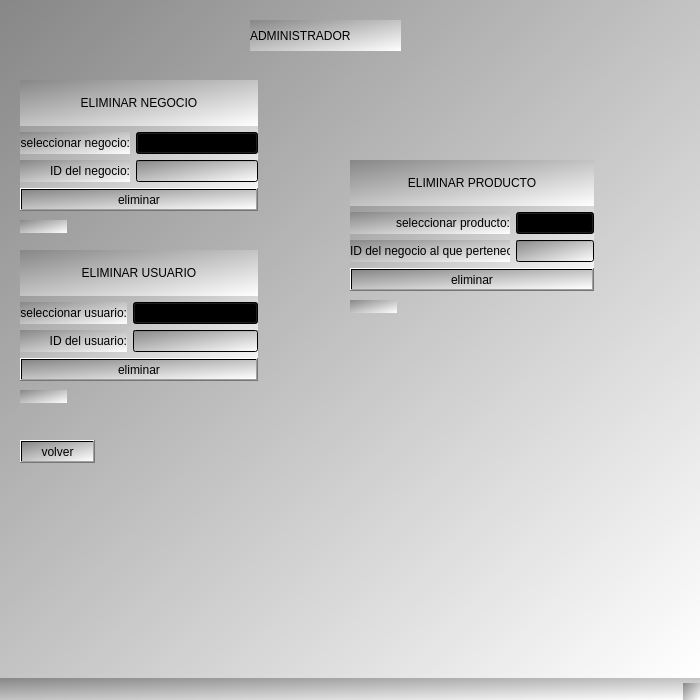
<?xml version="1.0" encoding="UTF-8"?>
<ui version="4.0">
 <class>MainWindow</class>
 <widget class="QMainWindow" name="MainWindow">
  <property name="geometry">
   <rect>
    <x>0</x>
    <y>0</y>
    <width>700</width>
    <height>700</height>
   </rect>
  </property>
  <property name="minimumSize">
   <size>
    <width>700</width>
    <height>700</height>
   </size>
  </property>
  <property name="maximumSize">
   <size>
    <width>700</width>
    <height>500</height>
   </size>
  </property>
  <property name="windowTitle">
   <string>MainWindow</string>
  </property>
  <property name="styleSheet">
   <string notr="true">
background-color: qlineargradient(spread:pad, x1:0, y1:0, x2:1, y2:1, stop:0 rgba(135, 135, 135, 255), stop:1 rgba(255, 255, 255, 255));</string>
  </property>
  <widget class="QWidget" name="centralwidget">
   <widget class="QLabel" name="label">
    <property name="geometry">
     <rect>
      <x>250</x>
      <y>20</y>
      <width>151</width>
      <height>31</height>
     </rect>
    </property>
    <property name="styleSheet">
     <string notr="true">font: 75 14pt &quot;MS Shell Dlg 2&quot;;</string>
    </property>
    <property name="text">
     <string>ADMINISTRADOR</string>
    </property>
   </widget>
   <widget class="QWidget" name="layoutWidget">
    <property name="geometry">
     <rect>
      <x>20</x>
      <y>250</y>
      <width>238</width>
      <height>131</height>
     </rect>
    </property>
    <layout class="QGridLayout" name="gridLayoutU">
     <item row="2" column="0">
      <widget class="QLabel" name="idusuario">
       <property name="styleSheet">
        <string notr="true">Qwidget#label3widget{
font: 9pt &quot;MS Shell Dlg 2&quot;;
font: 9pt &quot;MS Shell Dlg 2&quot;;}
</string>
       </property>
       <property name="text">
        <string>&lt;html&gt;&lt;head/&gt;&lt;body&gt;&lt;p align=&quot;right&quot;&gt;ID del usuario:&lt;/p&gt;&lt;/body&gt;&lt;/html&gt;</string>
       </property>
      </widget>
     </item>
     <item row="3" column="0" colspan="2">
      <widget class="QPushButton" name="eliminarU">
       <property name="text">
        <string>eliminar</string>
       </property>
      </widget>
     </item>
     <item row="1" column="1">
      <widget class="QComboBox" name="comboBoxU">
       <item>
        <property name="text">
         <string>rol usuario</string>
        </property>
       </item>
       <item>
        <property name="text">
         <string>rol usuario</string>
        </property>
       </item>
       <item>
        <property name="text">
         <string>rol usuario</string>
        </property>
       </item>
      </widget>
     </item>
     <item row="1" column="0">
      <widget class="QLabel" name="seleccionarU">
       <property name="styleSheet">
        <string notr="true">Qwidget#label3widget{
font: 9pt &quot;MS Shell Dlg 2&quot;;
font: 9pt &quot;MS Shell Dlg 2&quot;;}
</string>
       </property>
       <property name="text">
        <string>&lt;html&gt;&lt;head/&gt;&lt;body&gt;&lt;p align=&quot;right&quot;&gt;seleccionar usuario:&lt;/p&gt;&lt;/body&gt;&lt;/html&gt;</string>
       </property>
      </widget>
     </item>
     <item row="2" column="1">
      <widget class="QLineEdit" name="lineEditU"/>
     </item>
     <item row="0" column="0" colspan="2">
      <widget class="QLabel" name="tituloU">
       <property name="styleSheet">
        <string notr="true">font: 9pt &quot;MS Shell Dlg 2&quot;;</string>
       </property>
       <property name="text">
        <string>&lt;html&gt;&lt;head/&gt;&lt;body&gt;&lt;p align=&quot;center&quot;&gt;ELIMINAR USUARIO&lt;/p&gt;&lt;/body&gt;&lt;/html&gt;</string>
       </property>
      </widget>
     </item>
    </layout>
   </widget>
   <widget class="QWidget" name="layoutWidget_2">
    <property name="geometry">
     <rect>
      <x>350</x>
      <y>160</y>
      <width>244</width>
      <height>131</height>
     </rect>
    </property>
    <layout class="QGridLayout" name="gridLayoutP">
     <item row="1" column="0">
      <widget class="QLabel" name="seleccionarP">
       <property name="styleSheet">
        <string notr="true">Qwidget#label3widget{
font: 9pt &quot;MS Shell Dlg 2&quot;;
font: 9pt &quot;MS Shell Dlg 2&quot;;}
</string>
       </property>
       <property name="text">
        <string>&lt;html&gt;&lt;head/&gt;&lt;body&gt;&lt;p align=&quot;right&quot;&gt;seleccionar producto:&lt;/p&gt;&lt;/body&gt;&lt;/html&gt;</string>
       </property>
      </widget>
     </item>
     <item row="2" column="0">
      <widget class="QLabel" name="idproducto">
       <property name="styleSheet">
        <string notr="true">Qwidget#label3widget{
font: 9pt &quot;MS Shell Dlg 2&quot;;
font: 9pt &quot;MS Shell Dlg 2&quot;;}
</string>
       </property>
       <property name="text">
        <string>&lt;html&gt;&lt;head/&gt;&lt;body&gt;&lt;p align=&quot;right&quot;&gt;ID del negocio al que pertenece:&lt;/p&gt;&lt;/body&gt;&lt;/html&gt;</string>
       </property>
      </widget>
     </item>
     <item row="1" column="1">
      <widget class="QComboBox" name="comboBoxP">
       <item>
        <property name="text">
         <string>producto</string>
        </property>
       </item>
      </widget>
     </item>
     <item row="2" column="1">
      <widget class="QLineEdit" name="lineEditP"/>
     </item>
     <item row="3" column="0" colspan="2">
      <widget class="QPushButton" name="eliminarP">
       <property name="text">
        <string>eliminar</string>
       </property>
      </widget>
     </item>
     <item row="0" column="0" colspan="2">
      <widget class="QLabel" name="tituloP">
       <property name="styleSheet">
        <string notr="true">font: 9pt &quot;MS Shell Dlg 2&quot;;</string>
       </property>
       <property name="text">
        <string>&lt;html&gt;&lt;head/&gt;&lt;body&gt;&lt;p align=&quot;center&quot;&gt;ELIMINAR PRODUCTO&lt;/p&gt;&lt;/body&gt;&lt;/html&gt;</string>
       </property>
      </widget>
     </item>
    </layout>
   </widget>
   <widget class="QWidget" name="layoutWidget">
    <property name="geometry">
     <rect>
      <x>20</x>
      <y>80</y>
      <width>238</width>
      <height>131</height>
     </rect>
    </property>
    <layout class="QGridLayout" name="gridLayoutN">
     <item row="0" column="0" colspan="2">
      <widget class="QLabel" name="tituloN">
       <property name="styleSheet">
        <string notr="true">font: 9pt &quot;MS Shell Dlg 2&quot;;</string>
       </property>
       <property name="text">
        <string>&lt;html&gt;&lt;head/&gt;&lt;body&gt;&lt;p align=&quot;center&quot;&gt;ELIMINAR NEGOCIO&lt;/p&gt;&lt;/body&gt;&lt;/html&gt;</string>
       </property>
      </widget>
     </item>
     <item row="1" column="0">
      <widget class="QLabel" name="seleccionarN">
       <property name="styleSheet">
        <string notr="true">Qwidget#label3widget{
font: 9pt &quot;MS Shell Dlg 2&quot;;
font: 9pt &quot;MS Shell Dlg 2&quot;;}
</string>
       </property>
       <property name="text">
        <string>&lt;html&gt;&lt;head/&gt;&lt;body&gt;&lt;p align=&quot;right&quot;&gt;seleccionar negocio:&lt;/p&gt;&lt;/body&gt;&lt;/html&gt;</string>
       </property>
      </widget>
     </item>
     <item row="1" column="1">
      <widget class="QComboBox" name="comboBoxN">
       <item>
        <property name="text">
         <string>nombre negocio</string>
        </property>
       </item>
       <item>
        <property name="text">
         <string>nombre negocio</string>
        </property>
       </item>
       <item>
        <property name="text">
         <string>nombre negocio</string>
        </property>
       </item>
      </widget>
     </item>
     <item row="2" column="0">
      <widget class="QLabel" name="idnegocio">
       <property name="styleSheet">
        <string notr="true">Qwidget#label3widget{
font: 9pt &quot;MS Shell Dlg 2&quot;;
font: 9pt &quot;MS Shell Dlg 2&quot;;}
</string>
       </property>
       <property name="text">
        <string>&lt;html&gt;&lt;head/&gt;&lt;body&gt;&lt;p align=&quot;right&quot;&gt;ID del negocio:&lt;/p&gt;&lt;/body&gt;&lt;/html&gt;</string>
       </property>
      </widget>
     </item>
     <item row="2" column="1">
      <widget class="QLineEdit" name="lineEditN"/>
     </item>
     <item row="3" column="0" colspan="2">
      <widget class="QPushButton" name="eliminarN">
       <property name="text">
        <string>eliminar</string>
       </property>
      </widget>
     </item>
    </layout>
   </widget>
   <widget class="QPushButton" name="volver">
    <property name="geometry">
     <rect>
      <x>20</x>
      <y>440</y>
      <width>75</width>
      <height>23</height>
     </rect>
    </property>
    <property name="text">
     <string>volver</string>
    </property>
   </widget>
   <widget class="QLabel" name="alertaN">
    <property name="geometry">
     <rect>
      <x>20</x>
      <y>220</y>
      <width>47</width>
      <height>13</height>
     </rect>
    </property>
    <property name="styleSheet">
     <string notr="true">font: 11pt &quot;MS Shell Dlg 2&quot;;
color:red;</string>
    </property>
    <property name="text">
     <string/>
    </property>
   </widget>
   <widget class="QLabel" name="alertaP">
    <property name="geometry">
     <rect>
      <x>350</x>
      <y>300</y>
      <width>47</width>
      <height>13</height>
     </rect>
    </property>
    <property name="styleSheet">
     <string notr="true">font: 11pt &quot;MS Shell Dlg 2&quot;;
color:red;</string>
    </property>
    <property name="text">
     <string/>
    </property>
   </widget>
   <widget class="QLabel" name="alertaU">
    <property name="geometry">
     <rect>
      <x>20</x>
      <y>390</y>
      <width>47</width>
      <height>13</height>
     </rect>
    </property>
    <property name="styleSheet">
     <string notr="true">font: 11pt &quot;MS Shell Dlg 2&quot;;
color:red;</string>
    </property>
    <property name="text">
     <string/>
    </property>
   </widget>
  </widget>
  <widget class="QStatusBar" name="statusbar"/>
 </widget>
 <resources/>
 <connections/>
</ui>
